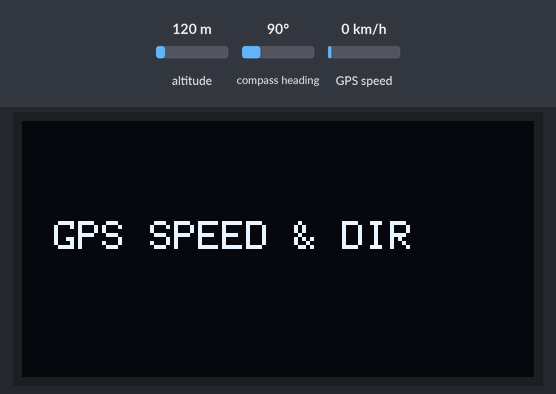
Simulated run of this sketch. Board: Arduino Uno, built with avr-gcc and run on an emulated ATmega328P. On the bench: 128×64 one-colour display. Inputs (shaded band) come from the test bench; at power-on: GPS speed 0 km/h, compass heading 90°, altitude 120 m. The GPS gets a fix after 3 s at 37.7749, -122.4194 with 8 satellites.

Above: at 1.1 s.
At 3.4 s:
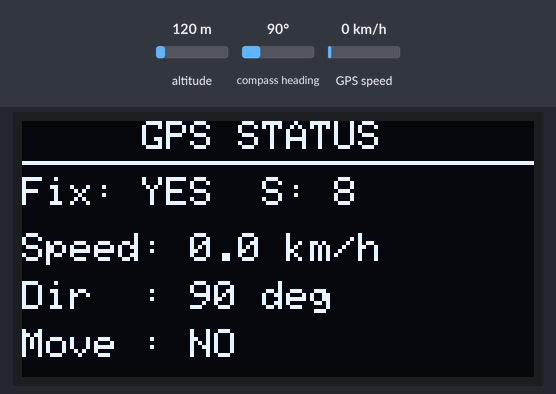
3.5 s: GPS speed set to 3 km/h
At 5.5 s:
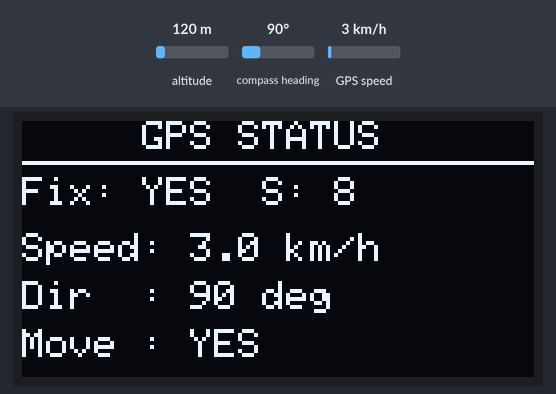
5.8 s: compass heading set to 7°
At 7.1 s:
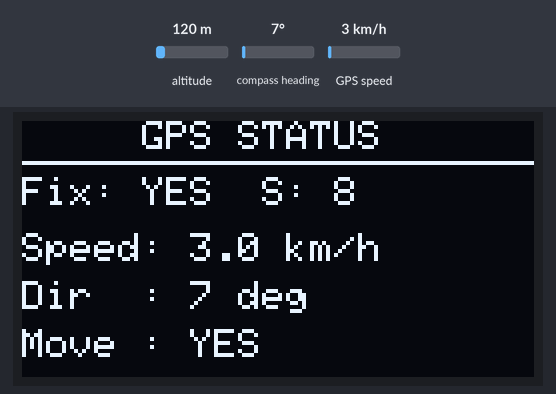
7.8 s: compass heading set to 180°
At 8.6 s:
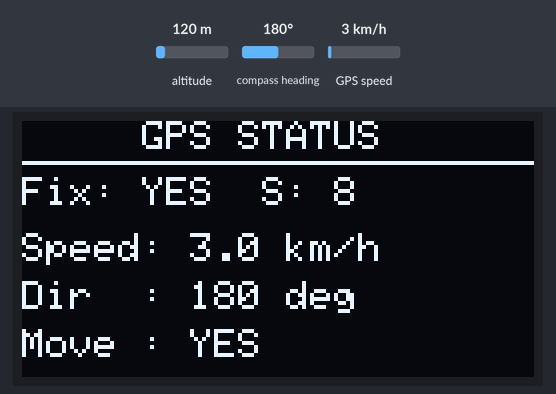
9.8 s: GPS speed set to 2 km/h
Timing chart, 0 to 12.8 s (numbered marks = the images above; inputs shaded):
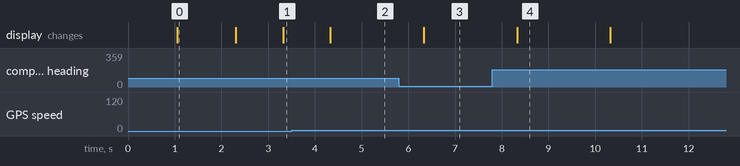

Measured:
- the behaviour switches between 1 and 2 km/h on GPS speed (found by bisection; images 1 and 2)
- after the input at 3.5 s, the display: changes after 0.83 s (image 2)
- after the input at 5.8 s, the display: changes after 0.53 s (image 3)
- after the input at 7.8 s, the display: changes after 0.53 s (image 4)
- what the display in image 0 shows lasts 1.2 s, from 1.1 s to 2.3 s

The sketch:

07_Car-3_GPS_Velocity_and_Heading.ino
```cpp
#include <TinyGPS++.h>
#include <Wire.h>
#include <Adafruit_GFX.h>
#include <Adafruit_SSD1306.h>

#define SCREEN_WIDTH 128
#define SCREEN_HEIGHT 64
#define OLED_RESET -1
Adafruit_SSD1306 display(SCREEN_WIDTH, SCREEN_HEIGHT, &Wire, OLED_RESET);

TinyGPSPlus gps;

void setup() {
  Serial.begin(9600);   // GPS on D0/D1
  delay(1000);

  if (!display.begin(SSD1306_SWITCHCAPVCC, 0x3C)) {
    for (;;);
  }

  display.clearDisplay();
  display.setTextSize(1);
  display.setTextColor(SSD1306_WHITE);
  display.setCursor(8, 25);
  display.println(F("GPS SPEED & DIR"));
  display.display();
  delay(1200);
}

void loop() {
  while (Serial.available() > 0) {
    gps.encode(Serial.read());
  }

  static unsigned long last = 0;
  if (millis() - last < 500) return;
  last = millis();

  display.clearDisplay();

  // Title
  display.setCursor(30, 0);
  display.println(F("GPS STATUS"));
  display.drawLine(0, 10, 127, 10, SSD1306_WHITE);

  // Fix + satellites (small, top line)
  display.setCursor(0, 14);
  display.print(F("Fix: "));
  display.print(gps.location.isValid() ? F("YES") : F("NO"));
  display.print(F("  S: "));
  if (gps.satellites.isValid()) display.println(gps.satellites.value());
  else display.println(F("--"));

  // Speed
  display.setCursor(0, 28);
  display.print(F("Speed: "));
  if (gps.speed.isValid()) {
    display.print(gps.speed.kmph(), 1);
    display.println(F(" km/h"));
  } else {
    display.println(F("--"));
  }

  // Direction / course
  display.setCursor(0, 40);
  display.print(F("Dir  : "));
  if (gps.course.isValid()) {
    display.print(gps.course.deg(), 0);
    display.println(F(" deg"));
  } else {
    display.println(F("--"));
  }

  // Move flag (simple threshold)
  display.setCursor(0, 52);
  display.print(F("Move : "));
  if (gps.speed.isValid() && gps.speed.kmph() > 1.0) display.println(F("YES"));
  else display.println(F("NO"));

  display.display();
}
```
